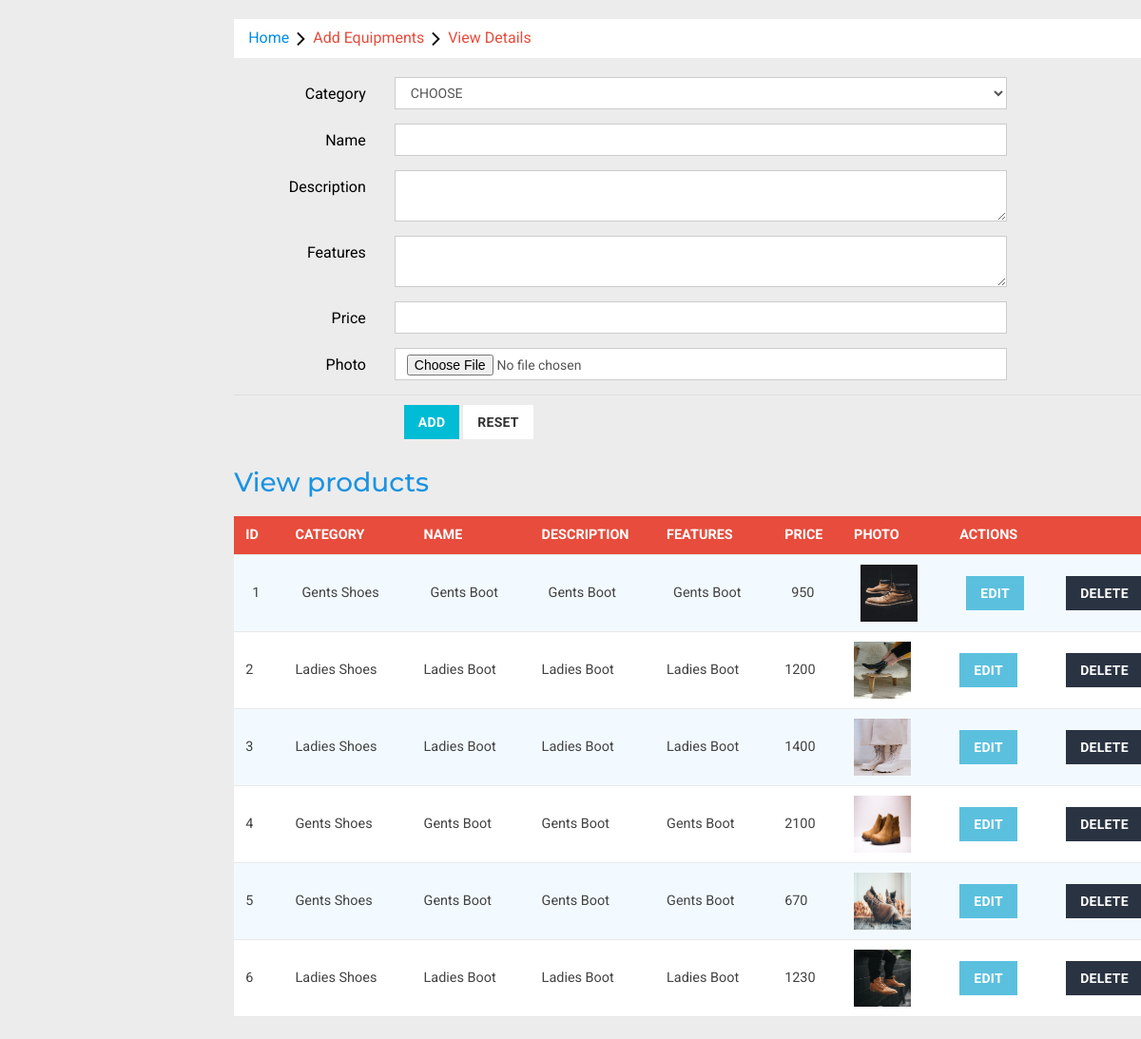
Screenshot of /admin/addproducts.php with the database file from the repository.
### tables this page shows
CREATE TABLE IF NOT EXISTS `products` (
  `Id` int(11) NOT NULL AUTO_INCREMENT,
  `Category` varchar(100) NOT NULL,
  `Name` varchar(500) NOT NULL,
  `Des` text NOT NULL,
  `Features` text NOT NULL,
  `Price` varchar(100) NOT NULL,
  `Image` varchar(500) NOT NULL,
  PRIMARY KEY (`Id`)
);

### admin/addproducts.php (the view, shortened to what this page needs)
<?php
include '../db.php';
?>
<!DOCTYPE HTML>
<html>
<head>
<link href="css/bootstrap.min.css" rel='stylesheet' type='text/css' />
<link href="css/style.css" rel='stylesheet' type='text/css' />
<link rel="stylesheet" href="css/morris.css" type="text/css"/>
<link href="css/font-awesome.css" rel="stylesheet">
<link rel="stylesheet" href="css/icon-font.min.css" type='text/css' />
<link rel="stylesheet" type="text/css" href="css/table-style.css" />
<link rel="stylesheet" type="text/css" href="css/basictable.css" />
</head>
<body>
   <div class="page-container">
<div class="left-content">
	   <div class="mother-grid-inner">
<ol class="breadcrumb">
                <li class="breadcrumb-item"><a href="home.php">Home</a><i class="fa fa-angle-right"></i>Add Equipments<i class="fa fa-angle-right"></i>View Details</li>
            </ol>
<div>
    <form class="form-horizontal" method ="POST" enctype="multipart/form-data">
                                                        <div class="form-group">
									<label for="Name" class="col-sm-2 control-label">Category</label>
									<div class="col-sm-8">
										<select class="form-control" name="sltitem" onchange="showitems(this.value)" required="">
                        <option>Choose</option>
                    </select>
									</div>
								</div>
               <div class="form-group">
									<label for="Name" class="col-sm-2 control-label"> Name</label>
									<div class="col-sm-8">
										<input type="text" class="form-control" name="location" id="focusedinput" value="" required="">
									</div>
								</div>
								<div class="form-group">
									<label for="Name" class="col-sm-2 control-label">Description</label>
									<div class="col-sm-8">
										<textarea class="form-control" name="address" id="focusedinput" value="" required=""></textarea>
									</div>
								</div>
                                                                        <div class="form-group">
									<label for="Name" class="col-sm-2 control-label">Features</label>
									<div class="col-sm-8">
										<textarea class="form-control" name="features" id="focusedinput" value="" required=""></textarea>
									</div>
								</div>
                       <div class="form-group">
									<label for="Name" class="col-sm-2 control-label"> Price</label>
									<div class="col-sm-8">
										<input type="number" class="form-control" name="txtage" value="" required="" />
									</div>
								</div>
            <div class="form-group">
									<label for="Name" class="col-sm-2 control-label">Photo</label>
									<div class="col-sm-8">
										<input type="file" class="form-control" name="imgs" required="" />
									</div>
								</div>
          						<div class="panel-footer">
		<div class="row">
			<div class="col-sm-8 col-sm-offset-2">
				<input type="submit" class="btn-primary btn" name="s1" value="Add">
				<button class="btn-default btn">Reset</button>
			</div>
		</div>
	 </div>
							</form>
</div>
<div style="margin-left: 320px;">
<div class="w3l-table-info" style="margin-left: -320px; overflow-x: auto;">
					  <h2>View products</h2>
                                        <table id="table">
						<thead>
						  <tr>
							<th>Id</th>
							<th>Category</th>
							<th>Name</th>
                                                        <th>Description</th>
                                                        <th>Features</th>
                                                          <th>Price</th>
                                                           <th>Photo</th>
                                                           <th colspan="2">Actions</th>
						  </tr>
						</thead>
						<tbody>
						  <?php
                                                  $qr="select * from products";
                                                  $qrr=  mysqli_query($con,$qr);
                                                  $i=1;
                                                  while($r=mysqli_fetch_array($qrr))
                                                  {
                                                  ?>
                                                    <tr>
                                                          <form name="f1" method="post" action="">
                                                        <td><?php echo $i;?></td>
                                                        <td><?php echo $r['Category'];?></td>
                                                         <td><?php echo $r['Name'];?></td>
                                                         <td><?php echo $r['Des']; ?></td>
                                                         <td><?php echo $r['Features']; ?></td>
                                                           <td><?php echo $r['Price']; ?></td>
                                                           <td><img src="<?php echo $r['Image'];?>" width="60" height="60"/></td>
                                                           <td><a class="btn btn-info" href="edit_products.php?id=<?php echo $r['Id'];?>">Edit</a></td>
                                                           <td><a  href="del_products.php?id=<?php echo $r['Id'];?>"><input type="button" name="btn" value="delete" class="btn btn-dark" onclick="alert('are you sure want to delete??')"> </a></td>
                                                          </form>
                                                    </tr>
                                                    <?php
                                                  $i++;
                                                   }
                                                    ?>
                                           </tbody>
					  </table>
    </div>
</div>
</div>
							</div>
</body>
</html>

### admin/css/table-style.css (style rules this page uses)
table { background: white; border-collapse: collapse; margin: 1.25em 0 0; width: 100%; }
table tr, table th, table td { border: none; border-bottom: 1px solid #e8e8e8; font-size: .95em; }
table th, table td { padding: 10px 12px; text-align: left; }
table th { background: #e74c3c; color: #fff; text-transform: uppercase; }
table tr td { background: #f3faff; color: #424242; }
table tr:nth-of-type(2n+2) td { background: #ffffff; }
table { width: 100%; }

### rows the page displays
products: Category "Gents Shoes", Name "Gents Boot", Des "Gents Boot", Features "Gents Boot", Price "950", Image (picture)
products: Category "Ladies Shoes", Name "Ladies Boot", Des "Ladies Boot", Features "Ladies Boot", Price "1200", Image (picture)
products: Category "Ladies Shoes", Name "Ladies Boot", Des "Ladies Boot", Features "Ladies Boot", Price "1400", Image (picture)
products: Category "Gents Shoes", Name "Gents Boot", Des "Gents Boot", Features "Gents Boot", Price "2100", Image (picture)
products: Category "Gents Shoes", Name "Gents Boot", Des "Gents Boot", Features "Gents Boot", Price "670", Image (picture)
products: Category "Ladies Shoes", Name "Ladies Boot", Des "Ladies Boot", Features "Ladies Boot", Price "1230", Image (picture)
